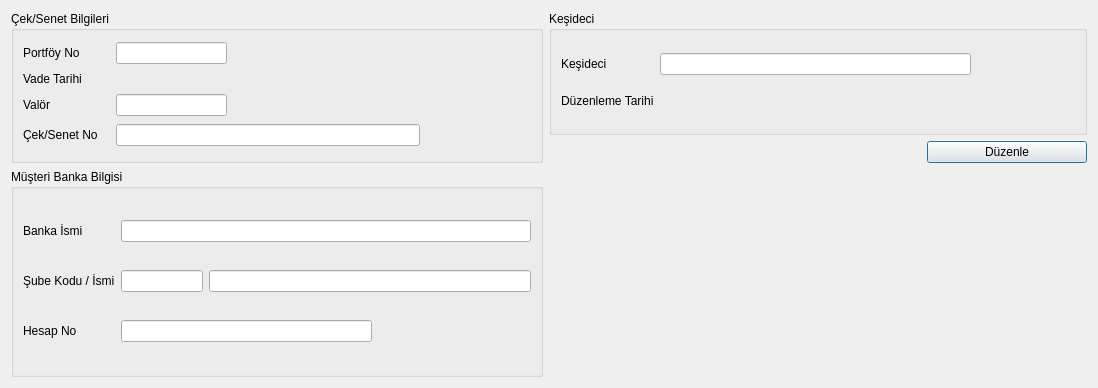
<?xml version="1.0" encoding="UTF-8"?>
<ui version="4.0">
 <class>CARI_ODEME_CEKSENET_BATCH</class>
 <widget class="QDialog" name="CARI_ODEME_CEKSENET_BATCH">
  <property name="geometry">
   <rect>
    <x>0</x>
    <y>0</y>
    <width>1098</width>
    <height>388</height>
   </rect>
  </property>
  <property name="sizePolicy">
   <sizepolicy hsizetype="Expanding" vsizetype="Expanding">
    <horstretch>0</horstretch>
    <verstretch>0</verstretch>
   </sizepolicy>
  </property>
  <property name="minimumSize">
   <size>
    <width>800</width>
    <height>350</height>
   </size>
  </property>
  <property name="windowTitle">
   <string>Çek/Senet Bilgileri</string>
  </property>
  <layout class="QGridLayout" name="gridLayout_4" rowstretch="10,5,10,5" columnstretch="10,7,3">
   <property name="sizeConstraint">
    <enum>QLayout::SetNoConstraint</enum>
   </property>
   <item row="0" column="0" rowspan="2">
    <widget class="QGroupBox" name="groupBox_cek_senet_bilgileri">
     <property name="sizePolicy">
      <sizepolicy hsizetype="Expanding" vsizetype="Expanding">
       <horstretch>0</horstretch>
       <verstretch>0</verstretch>
      </sizepolicy>
     </property>
     <property name="title">
      <string>Çek/Senet Bilgileri</string>
     </property>
     <layout class="QGridLayout" name="gridLayout_3" columnstretch="1,10,17,10">
      <item row="0" column="0">
       <widget class="QLabel" name="label">
        <property name="sizePolicy">
         <sizepolicy hsizetype="Fixed" vsizetype="Fixed">
          <horstretch>0</horstretch>
          <verstretch>0</verstretch>
         </sizepolicy>
        </property>
        <property name="text">
         <string>Portföy No         </string>
        </property>
       </widget>
      </item>
      <item row="0" column="1">
       <widget class="QLineEdit" name="line_edit_portfoy_no">
        <property name="focusPolicy">
         <enum>Qt::NoFocus</enum>
        </property>
        <property name="readOnly">
         <bool>true</bool>
        </property>
       </widget>
      </item>
      <item row="0" column="2">
       <spacer name="horizontalSpacer_2">
        <property name="orientation">
         <enum>Qt::Horizontal</enum>
        </property>
        <property name="sizeHint" stdset="0">
         <size>
          <width>120</width>
          <height>20</height>
         </size>
        </property>
       </spacer>
      </item>
      <item row="0" column="3">
       <spacer name="horizontalSpacer_3">
        <property name="orientation">
         <enum>Qt::Horizontal</enum>
        </property>
        <property name="sizeHint" stdset="0">
         <size>
          <width>90</width>
          <height>20</height>
         </size>
        </property>
       </spacer>
      </item>
      <item row="1" column="0">
       <widget class="QLabel" name="label_2">
        <property name="sizePolicy">
         <sizepolicy hsizetype="Fixed" vsizetype="Fixed">
          <horstretch>0</horstretch>
          <verstretch>0</verstretch>
         </sizepolicy>
        </property>
        <property name="text">
         <string>Vade Tarihi</string>
        </property>
       </widget>
      </item>
      <item row="2" column="0">
       <widget class="QLabel" name="label_3">
        <property name="sizePolicy">
         <sizepolicy hsizetype="Fixed" vsizetype="Fixed">
          <horstretch>0</horstretch>
          <verstretch>0</verstretch>
         </sizepolicy>
        </property>
        <property name="text">
         <string>Valör</string>
        </property>
       </widget>
      </item>
      <item row="2" column="1">
       <widget class="QLineEdit" name="line_edit_valor">
        <property name="focusPolicy">
         <enum>Qt::NoFocus</enum>
        </property>
        <property name="readOnly">
         <bool>true</bool>
        </property>
       </widget>
      </item>
      <item row="3" column="0">
       <widget class="QLabel" name="label_cek_senet_no">
        <property name="sizePolicy">
         <sizepolicy hsizetype="Fixed" vsizetype="Fixed">
          <horstretch>0</horstretch>
          <verstretch>0</verstretch>
         </sizepolicy>
        </property>
        <property name="text">
         <string>Çek/Senet No</string>
        </property>
       </widget>
      </item>
      <item row="3" column="1" colspan="2">
       <widget class="QLineEdit" name="line_edit_cek_senet_no">
        <property name="focusPolicy">
         <enum>Qt::NoFocus</enum>
        </property>
        <property name="readOnly">
         <bool>true</bool>
        </property>
       </widget>
      </item>
      <item row="1" column="1" colspan="2">
       <widget class="QAdakDate" name="adakDate_vade_tarihi">
        <property name="minimumSize">
         <size>
          <width>242</width>
          <height>0</height>
         </size>
        </property>
        <property name="maximumSize">
         <size>
          <width>242</width>
          <height>30</height>
         </size>
        </property>
        <property name="whatsThis">
         <string>Tarih WidgetÄ± </string>
        </property>
        <property name="QAdakDate" stdset="0">
         <rect>
          <x>0</x>
          <y>0</y>
          <width>100</width>
          <height>100</height>
         </rect>
        </property>
       </widget>
      </item>
     </layout>
    </widget>
   </item>
   <item row="0" column="1" colspan="2">
    <widget class="QGroupBox" name="groupBox_2">
     <property name="sizePolicy">
      <sizepolicy hsizetype="Expanding" vsizetype="Expanding">
       <horstretch>0</horstretch>
       <verstretch>0</verstretch>
      </sizepolicy>
     </property>
     <property name="title">
      <string>Keşideci</string>
     </property>
     <layout class="QGridLayout" name="gridLayout_2" columnstretch="10,15,5">
      <item row="0" column="0">
       <widget class="QLabel" name="label_kesideci">
        <property name="sizePolicy">
         <sizepolicy hsizetype="Fixed" vsizetype="Fixed">
          <horstretch>0</horstretch>
          <verstretch>0</verstretch>
         </sizepolicy>
        </property>
        <property name="text">
         <string>Keşideci</string>
        </property>
       </widget>
      </item>
      <item row="0" column="1">
       <widget class="QLineEdit" name="lineedit_kesideci">
        <property name="sizePolicy">
         <sizepolicy hsizetype="Expanding" vsizetype="Fixed">
          <horstretch>0</horstretch>
          <verstretch>0</verstretch>
         </sizepolicy>
        </property>
        <property name="focusPolicy">
         <enum>Qt::NoFocus</enum>
        </property>
        <property name="readOnly">
         <bool>true</bool>
        </property>
       </widget>
      </item>
      <item row="0" column="2">
       <spacer name="horizontalSpacer_4">
        <property name="orientation">
         <enum>Qt::Horizontal</enum>
        </property>
        <property name="sizeHint" stdset="0">
         <size>
          <width>62</width>
          <height>20</height>
         </size>
        </property>
       </spacer>
      </item>
      <item row="1" column="0">
       <widget class="QLabel" name="label_keside_tarihi">
        <property name="sizePolicy">
         <sizepolicy hsizetype="Fixed" vsizetype="Fixed">
          <horstretch>0</horstretch>
          <verstretch>0</verstretch>
         </sizepolicy>
        </property>
        <property name="text">
         <string>Düzenleme Tarihi</string>
        </property>
       </widget>
      </item>
      <item row="1" column="1">
       <widget class="QAdakDate" name="adakDate_keside_tarihi">
        <property name="minimumSize">
         <size>
          <width>242</width>
          <height>0</height>
         </size>
        </property>
        <property name="maximumSize">
         <size>
          <width>242</width>
          <height>30</height>
         </size>
        </property>
        <property name="whatsThis">
         <string>Tarih WidgetÄ± </string>
        </property>
        <property name="QAdakDate" stdset="0">
         <rect>
          <x>0</x>
          <y>0</y>
          <width>100</width>
          <height>100</height>
         </rect>
        </property>
       </widget>
      </item>
     </layout>
    </widget>
   </item>
   <item row="1" column="1" rowspan="2">
    <spacer name="horizontalSpacer">
     <property name="orientation">
      <enum>Qt::Horizontal</enum>
     </property>
     <property name="sizeHint" stdset="0">
      <size>
       <width>351</width>
       <height>168</height>
      </size>
     </property>
    </spacer>
   </item>
   <item row="2" column="0" rowspan="2">
    <widget class="QGroupBox" name="groupBox_musteri_banka_bilgisi">
     <property name="sizePolicy">
      <sizepolicy hsizetype="Expanding" vsizetype="Expanding">
       <horstretch>0</horstretch>
       <verstretch>0</verstretch>
      </sizepolicy>
     </property>
     <property name="title">
      <string>Müşteri Banka Bilgisi</string>
     </property>
     <property name="flat">
      <bool>false</bool>
     </property>
     <property name="checkable">
      <bool>false</bool>
     </property>
     <layout class="QGridLayout" name="gridLayout" columnstretch="1,5,10,8,1">
      <item row="0" column="0">
       <widget class="QLabel" name="label_banka_ismi">
        <property name="sizePolicy">
         <sizepolicy hsizetype="Fixed" vsizetype="Fixed">
          <horstretch>0</horstretch>
          <verstretch>0</verstretch>
         </sizepolicy>
        </property>
        <property name="text">
         <string>Banka İsmi </string>
        </property>
       </widget>
      </item>
      <item row="1" column="0">
       <widget class="QLabel" name="label_sube_ismi">
        <property name="sizePolicy">
         <sizepolicy hsizetype="Fixed" vsizetype="Fixed">
          <horstretch>0</horstretch>
          <verstretch>0</verstretch>
         </sizepolicy>
        </property>
        <property name="text">
         <string>Şube Kodu / İsmi</string>
        </property>
       </widget>
      </item>
      <item row="1" column="2" colspan="3">
       <widget class="QLineEdit" name="lineedit_sube_ismi">
        <property name="sizePolicy">
         <sizepolicy hsizetype="Expanding" vsizetype="Fixed">
          <horstretch>0</horstretch>
          <verstretch>0</verstretch>
         </sizepolicy>
        </property>
        <property name="focusPolicy">
         <enum>Qt::NoFocus</enum>
        </property>
        <property name="readOnly">
         <bool>true</bool>
        </property>
       </widget>
      </item>
      <item row="2" column="0">
       <widget class="QLabel" name="label_hesap_no">
        <property name="sizePolicy">
         <sizepolicy hsizetype="Fixed" vsizetype="Fixed">
          <horstretch>0</horstretch>
          <verstretch>0</verstretch>
         </sizepolicy>
        </property>
        <property name="text">
         <string>Hesap No</string>
        </property>
       </widget>
      </item>
      <item row="2" column="1" colspan="2">
       <widget class="QLineEdit" name="lineedit_hesap_no">
        <property name="sizePolicy">
         <sizepolicy hsizetype="Expanding" vsizetype="Fixed">
          <horstretch>0</horstretch>
          <verstretch>0</verstretch>
         </sizepolicy>
        </property>
        <property name="focusPolicy">
         <enum>Qt::NoFocus</enum>
        </property>
        <property name="readOnly">
         <bool>true</bool>
        </property>
       </widget>
      </item>
      <item row="0" column="1" colspan="4">
       <widget class="QLineEdit" name="lineEdit_banka_ismi">
        <property name="focusPolicy">
         <enum>Qt::NoFocus</enum>
        </property>
        <property name="layoutDirection">
         <enum>Qt::LeftToRight</enum>
        </property>
        <property name="readOnly">
         <bool>true</bool>
        </property>
       </widget>
      </item>
      <item row="1" column="1">
       <widget class="QLineEdit" name="lineEdit_sube_kodu">
        <property name="focusPolicy">
         <enum>Qt::NoFocus</enum>
        </property>
        <property name="readOnly">
         <bool>true</bool>
        </property>
       </widget>
      </item>
      <item row="2" column="4">
       <spacer name="horizontalSpacer_7">
        <property name="orientation">
         <enum>Qt::Horizontal</enum>
        </property>
        <property name="sizeHint" stdset="0">
         <size>
          <width>40</width>
          <height>20</height>
         </size>
        </property>
       </spacer>
      </item>
      <item row="2" column="3">
       <spacer name="horizontalSpacer_8">
        <property name="orientation">
         <enum>Qt::Horizontal</enum>
        </property>
        <property name="sizeHint" stdset="0">
         <size>
          <width>40</width>
          <height>20</height>
         </size>
        </property>
       </spacer>
      </item>
     </layout>
    </widget>
   </item>
   <item row="3" column="1">
    <spacer name="horizontalSpacer_6">
     <property name="orientation">
      <enum>Qt::Horizontal</enum>
     </property>
     <property name="sizeHint" stdset="0">
      <size>
       <width>244</width>
       <height>20</height>
      </size>
     </property>
    </spacer>
   </item>
   <item row="3" column="2">
    <widget class="QWidget" name="run_batch_widget" native="true">
     <property name="sizePolicy">
      <sizepolicy hsizetype="Expanding" vsizetype="Expanding">
       <horstretch>0</horstretch>
       <verstretch>0</verstretch>
      </sizepolicy>
     </property>
    </widget>
   </item>
   <item row="2" column="2">
    <spacer name="verticalSpacer">
     <property name="orientation">
      <enum>Qt::Vertical</enum>
     </property>
     <property name="sizeHint" stdset="0">
      <size>
       <width>20</width>
       <height>40</height>
      </size>
     </property>
    </spacer>
   </item>
   <item row="1" column="2">
    <widget class="QPushButton" name="pushButton_duzenle">
     <property name="text">
      <string>Düzenle</string>
     </property>
    </widget>
   </item>
  </layout>
 </widget>
 <customwidgets>
  <customwidget>
   <class>QAdakDate</class>
   <extends>QWidget</extends>
   <header>QAdakDate.h</header>
  </customwidget>
 </customwidgets>
 <tabstops>
  <tabstop>adakDate_vade_tarihi</tabstop>
  <tabstop>adakDate_keside_tarihi</tabstop>
  <tabstop>pushButton_duzenle</tabstop>
 </tabstops>
 <resources/>
 <connections/>
</ui>
